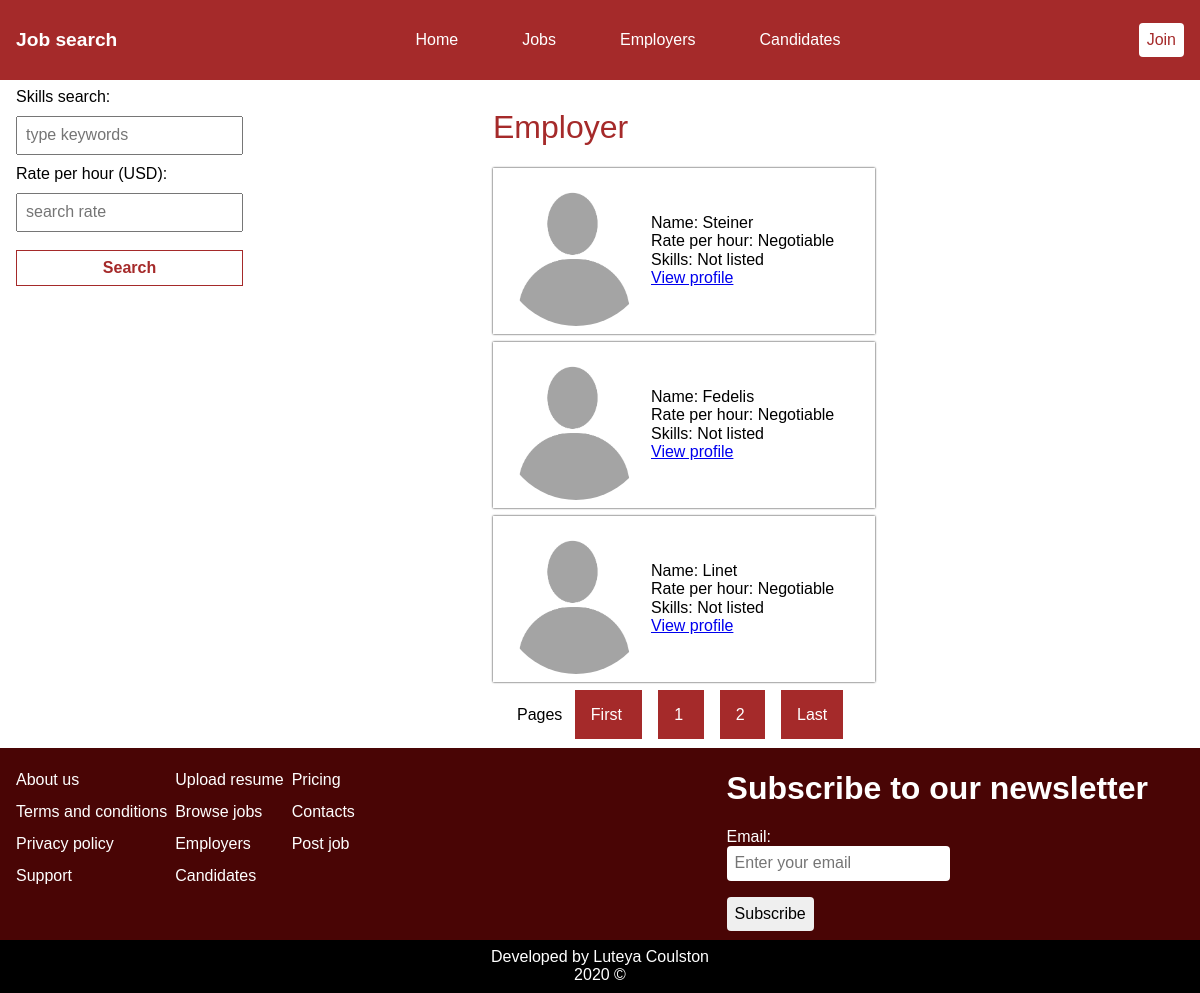
Screenshot of /employers.php with the database file from the repository.
### tables this page shows
CREATE TABLE `users` (
  `id` int(11) NOT NULL,
  `first_name` varchar(50) NOT NULL,
  `email` varchar(100) NOT NULL,
  `gender` tinytext NOT NULL,
  `username` varchar(100) NOT NULL,
  `about` text DEFAULT NULL,
  `position` tinytext NOT NULL,
  `rate` int(11) DEFAULT NULL,
  `skills` char(150) NOT NULL,
  `password` text NOT NULL,
  `profile_pic` text DEFAULT NULL,
  `date_created` timestamp NOT NULL DEFAULT current_timestamp()
);

### Classes/Database_Functions.php (called while the page is built, shortened)
<?php
class Database_Table
{
    private $table;
    public function __construct(\PDO $pdo, $table)
    {
        $this->pdo = $pdo;
        $this->table = $table;
    }
    private function query($sql, $parameters = [])
    {
        $query = $this->pdo->prepare($sql);
        $query->execute($parameters);
        return $query;
    }
    public function limit_query(int $start, int $end, string $column = null, string $value = null)
    {
        $parameters = [];
        $query = 'SELECT * FROM `' . $this->table . '`';
        if ($column !== null && $value !== null) {
            $query .= ' WHERE `' . $column . '` = :column';
            $parameters = ['column' => $value];
        }
        $query .= ' LIMIT ' . $start . ',' . $end;
        $result = $this->query($query, $parameters);
        return $result;
    }
}

### templates/employers.html.php (the view)
<div class="container candidates-page">
    <aside>
        <form action="" method="post">
            <label for="Skills search">Skills search:</label> <br>
            <input type="text" name="skills_search" placeholder="type keywords"> <br>
            <label for="Rate">Rate per hour (USD):</label> <br>
            <input type="text" name="rate_search" placeholder="search rate"> <br>
            <input type="submit" value="Search">
        </form>
    </aside>
    <section class="candidates-section">
        <h1 class="title">Employer</h1>
        <?php while ($employer = $result->fetch()) : ?>
            <div class="candidate">
                <?php
                if (empty($employer['profile_url'])) {
                    echo '<img src="../assets/user_images/default.png"
                    alt="$employer[\'first_name\']" class="candidate_image">';
                }
                ?>
                <div class="candidate_details">
                    <div class="candidate_name">Name: <?= $employer['first_name'] ?></div>
                    <div class="candidate_rate">Rate per hour: <?= $employer['rate'] == 0 ? 'Negotiable' : $employer['rate'] ?></div>
                    <div class="candidate_skills"> Skills: <?= $employer['skills'] == '' ? 'Not listed' : $employer['skills'] ?> </div>
                    <a href="profile.php?username=<?= $employer['username'] ?>">View profile</a>
                </div>
            </div>
        <?php endwhile; ?>
        <div class="pagination">
            <?= 'Pages ' . $links; ?>
        </div>
    </section>
</div>

### assets/css/main.css (style rules this page uses)
* { padding: 0; margin: 0; }
html { scroll-behavior: smooth; }
main, section, aside { display: block; }
input[type=submit] { cursor: pointer; }
.title { font-weight: 400; color: #a52a2a; }
body { font-family: sans-serif; }
.container { margin-left: 1rem; margin-right: 1rem; }
.candidates-page { display: flex; margin-top: 8px; }
.candidates-page input[type=submit] { border: 1px solid #a52a2a; color: #a52a2a; background-color: #fff; font-weight: 600; }
.candidates-page input { padding: 0.5rem; margin: 10px 0px; }
.candidates-page input[type=submit] { margin-top: 8px; width: 100%; }
.candidates-page .candidates-section { margin-left: 250px; }
.candidates-page .candidates-section .candidate { display: flex; min-width: 250px; margin-bottom: 8px; box-shadow: 0px 0px 2px #111111; padding: 0.5rem; }
.candidates-page .candidates-section .candidate .candidate_image { width: 150px; height: 150px; border-radius: 50%; }
.candidates-page .candidates-section .candidate .candidate_details { align-self: center; }
.candidates-page .pagination { margin: 1.5rem; }

### rows the page displays
users: first_name "Steiner", rate "Negotiable", skills "Not listed"
users: first_name "Fedelis", rate "Negotiable", skills "Not listed"
users: first_name "Linet", rate "Negotiable", skills "Not listed"
